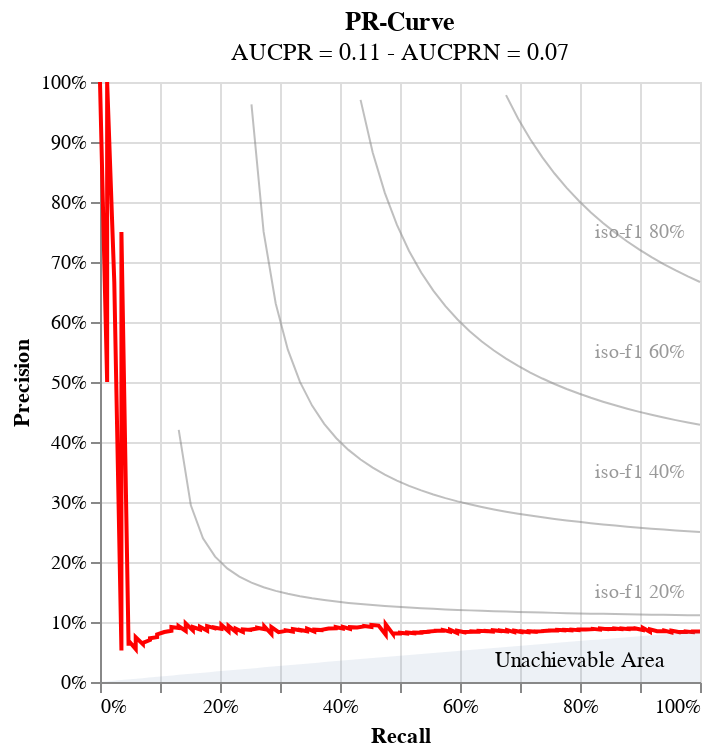

The cell this chart's notebook holds for it:
### Markdown cell above
#### Compute the PR curve

### Code cell
plot_iso_f_beta() + plot_pr_curve(y, probs, 'red')

### Figure 1 — Vega-Lite specification as saved in the notebook (floating-point values rounded to 4 significant figures; data arrays with more than 128 entries replaced by an {"elided": "..."} marker saying what was removed)
{"config": {"view": {"continuousWidth": 300, "continuousHeight": 300}}, "layer": [{"data": {"name": "data-5c99c4055587b57665b7741371210366"}, "mark": {"type": "line", "color": "grey", "opacity": 0.5, "size": 1}, "encoding": {"x": {"field": "recall", "title": "Recall", "type": "quantitative"}, "y": {"field": "precision", "title": "Precision", "type": "quantitative"}}}, {"data": {"name": "data-cf5713ffe225d43ff01f3d47aadc83a2"}, "mark": {"type": "text", "color": "grey", "opacity": 0.8, "size": 10, "text": "iso-f1 20%"}, "encoding": {"x": {"field": "x", "type": "quantitative"}, "y": {"field": "y", "type": "quantitative"}}}, {"layer": [{"data": {"name": "data-d99dd86c6e138025d203ae7c8800e9fa"}, "mark": {"type": "line", "color": "grey", "opacity": 0.5, "size": 1}, "encoding": {"x": {"field": "recall", "title": "Recall", "type": "quantitative"}, "y": {"field": "precision", "title": "Precision", "type": "quantitative"}}}, {"data": {"name": "data-673cea81d890553388c503176a9b1de6"}, "mark": {"type": "text", "color": "grey", "opacity": 0.8, "size": 10, "text": "iso-f1 40%"}, "encoding": {"x": {"field": "x", "type": "quantitative"}, "y": {"field": "y", "type": "quantitative"}}}]}, {"layer": [{"data": {"name": "data-0e5c191f4ee824b2fc735eeb567933fd"}, "mark": {"type": "line", "color": "grey", "opacity": 0.5, "size": 1}, "encoding": {"x": {"field": "recall", "title": "Recall", "type": "quantitative"}, "y": {"field": "precision", "title": "Precision", "type": "quantitative"}}}, {"data": {"name": "data-537098be044c883ba988d209d582b0f1"}, "mark": {"type": "text", "color": "grey", "opacity": 0.8, "size": 10, "text": "iso-f1 60%"}, "encoding": {"x": {"field": "x", "type": "quantitative"}, "y": {"field": "y", "type": "quantitative"}}}]}, {"layer": [{"data": {"name": "data-472cbe27fa5115b6663a1f80a948a43b"}, "mark": {"type": "line", "color": "grey", "opacity": 0.5, "size": 1}, "encoding": {"x": {"field": "recall", "title": "Recall", "type": "quantitative"}, "y": {"field": "precision", "title": "Precision", "type": "quantitative"}}}, {"data": {"name": "data-487065d2e914e3362a9388d192faf3a0"}, "mark": {"type": "text", "color": "grey", "opacity": 0.8, "size": 10, "text": "iso-f1 80%"}, "encoding": {"x": {"field": "x", "type": "quantitative"}, "y": {"field": "y", "type": "quantitative"}}}]}, {"layer": [{"data": {"name": "data-8ae4c5b91a9446025c50c06840ef4898"}, "mark": {"type": "line", "color": "red"}, "encoding": {"x": {"axis": {"format": "%", "title": "Recall"}, "field": "recall", "type": "quantitative"}, "y": {"axis": {"format": "%", "title": "Precision"}, "field": "precision", "type": "quantitative"}}, "title": {"text": "PR-Curve", "subtitle": "AUCPR = 0.11 - AUCPRN = 0.07"}}, {"data": {"name": "data-91a983af97fd66bd0e5ee0f06569a4a4"}, "mark": {"type": "area", "opacity": 0.1}, "encoding": {"x": {"axis": {"format": "%"}, "field": "recall", "type": "quantitative"}, "y": {"axis": {"format": "%"}, "field": "precision", "type": "quantitative"}}}, {"data": {"name": "data-3f5a9c3dfedb818fcb8239d33a3d3f81"}, "mark": {"type": "text", "text": "Unachievable Area"}, "encoding": {"x": {"field": "x", "type": "quantitative"}, "y": {"field": "y", "type": "quantitative"}}}]}], "$schema": "https://vega.github.io/schema/vega-lite/v5.14.1.json", "datasets": {"data-5c99c4055587b57665b7741371210366": [{"precision": 0.4203, "recall": 0.1312}, {"precision": 0.2944, "recall": 0.1514}, {"precision": 0.2396, "recall": 0.1716}, {"precision": 0.2089, "recall": 0.1918}, {"precision": 0.1893, "recall": 0.212}, {"precision": 0.1756, "recall": 0.2322}, {"precision": 0.1656, "recall": 0.2524}, {"precision": 0.1579, "recall": 0.2727}, {"precision": 0.1519, "recall": 0.2929}, {"precision": 0.1469, "recall": 0.3131}, {"precision": 0.1429, "recall": 0.3333}, {"precision": 0.1395, "recall": 0.3535}, {"precision": 0.1365, "recall": 0.3737}, {"precision": 0.134, "recall": 0.3939}, {"precision": 0.1318, "recall": 0.4141}, {"precision": 0.1299, "recall": 0.4343}, {"precision": 0.1282, "recall": 0.4545}, {"precision": 0.1267, "recall": 0.4747}, {"precision": 0.1253, "recall": 0.4949}, {"precision": 0.1241, "recall": 0.5151}, {"precision": 0.123, "recall": 0.5353}, {"precision": 0.122, "recall": 0.5555}, {"precision": 0.121, "recall": 0.5757}, {"precision": 0.1202, "recall": 0.5959}, {"precision": 0.1194, "recall": 0.6161}, {"precision": 0.1186, "recall": 0.6363}, {"precision": 0.118, "recall": 0.6565}, {"precision": 0.1173, "recall": 0.6767}, {"precision": 0.1168, "recall": 0.6969}, {"precision": 0.1162, "recall": 0.7171}, {"precision": 0.1157, "recall": 0.7373}, {"precision": 0.1152, "recall": 0.7576}, {"precision": 0.1148, "recall": 0.7778}, {"precision": 0.1143, "recall": 0.798}, {"precision": 0.1139, "recall": 0.8182}, {"precision": 0.1135, "recall": 0.8384}, {"precision": 0.1132, "recall": 0.8586}, {"precision": 0.1128, "recall": 0.8788}, {"precision": 0.1125, "recall": 0.899}, {"precision": 0.1122, "recall": 0.9192}, {"precision": 0.1119, "recall": 0.9394}, {"precision": 0.1116, "recall": 0.9596}, {"precision": 0.1114, "recall": 0.9798}, {"precision": 0.1111, "recall": 1.0}], "data-cf5713ffe225d43ff01f3d47aadc83a2": [{"x": 0.9, "y": 0.15}], "data-d99dd86c6e138025d203ae7c8800e9fa": [{"precision": 0.9626, "recall": 0.2524}, {"precision": 0.7506, "recall": 0.2727}, {"precision": 0.6308, "recall": 0.2929}, {"precision": 0.5538, "recall": 0.3131}, {"precision": 0.5002, "recall": 0.3333}, {"precision": 0.4606, "recall": 0.3535}, {"precision": 0.4303, "recall": 0.3737}, {"precision": 0.4063, "recall": 0.3939}, {"precision": 0.3868, "recall": 0.4141}, {"precision": 0.3707, "recall": 0.4343}, {"precision": 0.3572, "recall": 0.4545}, {"precision": 0.3456, "recall": 0.4747}, {"precision": 0.3356, "recall": 0.4949}, {"precision": 0.3269, "recall": 0.5151}, {"precision": 0.3193, "recall": 0.5353}, {"precision": 0.3125, "recall": 0.5555}, {"precision": 0.3065, "recall": 0.5757}, {"precision": 0.301, "recall": 0.5959}, {"precision": 0.2961, "recall": 0.6161}, {"precision": 0.2917, "recall": 0.6363}, {"precision": 0.2876, "recall": 0.6565}, {"precision": 0.2839, "recall": 0.6767}, {"precision": 0.2805, "recall": 0.6969}, {"precision": 0.2773, "recall": 0.7171}, {"precision": 0.2744, "recall": 0.7373}, {"precision": 0.2717, "recall": 0.7576}, {"precision": 0.2692, "recall": 0.7778}, {"precision": 0.2669, "recall": 0.798}, {"precision": 0.2647, "recall": 0.8182}, {"precision": 0.2627, "recall": 0.8384}, {"precision": 0.2607, "recall": 0.8586}, {"precision": 0.2589, "recall": 0.8788}, {"precision": 0.2572, "recall": 0.899}, {"precision": 0.2556, "recall": 0.9192}, {"precision": 0.2541, "recall": 0.9394}, {"precision": 0.2527, "recall": 0.9596}, {"precision": 0.2513, "recall": 0.9798}, {"precision": 0.25, "recall": 1.0}], "data-673cea81d890553388c503176a9b1de6": [{"x": 0.9, "y": 0.35}], "data-0e5c191f4ee824b2fc735eeb567933fd": [{"precision": 0.9702, "recall": 0.4343}, {"precision": 0.8826, "recall": 0.4545}, {"precision": 0.8152, "recall": 0.4747}, {"precision": 0.7618, "recall": 0.4949}, {"precision": 0.7184, "recall": 0.5151}, {"precision": 0.6825, "recall": 0.5353}, {"precision": 0.6522, "recall": 0.5555}, {"precision": 0.6264, "recall": 0.5757}, {"precision": 0.6041, "recall": 0.5959}, {"precision": 0.5847, "recall": 0.6161}, {"precision": 0.5676, "recall": 0.6363}, {"precision": 0.5524, "recall": 0.6565}, {"precision": 0.5389, "recall": 0.6767}, {"precision": 0.5267, "recall": 0.6969}, {"precision": 0.5158, "recall": 0.7171}, {"precision": 0.5058, "recall": 0.7373}, {"precision": 0.4967, "recall": 0.7576}, {"precision": 0.4884, "recall": 0.7778}, {"precision": 0.4807, "recall": 0.798}, {"precision": 0.4737, "recall": 0.8182}, {"precision": 0.4672, "recall": 0.8384}, {"precision": 0.4611, "recall": 0.8586}, {"precision": 0.4555, "recall": 0.8788}, {"precision": 0.4503, "recall": 0.899}, {"precision": 0.4454, "recall": 0.9192}, {"precision": 0.4408, "recall": 0.9394}, {"precision": 0.4364, "recall": 0.9596}, {"precision": 0.4324, "recall": 0.9798}, {"precision": 0.4286, "recall": 1.0}], "data-537098be044c883ba988d209d582b0f1": [{"x": 0.9, "y": 0.55}], "data-472cbe27fa5115b6663a1f80a948a43b": [{"precision": 0.9782, "recall": 0.6767}, {"precision": 0.9388, "recall": 0.6969}, {"precision": 0.9045, "recall": 0.7171}, {"precision": 0.8743, "recall": 0.7373}, {"precision": 0.8475, "recall": 0.7576}, {"precision": 0.8236, "recall": 0.7778}, {"precision": 0.8021, "recall": 0.798}, {"precision": 0.7826, "recall": 0.8182}, {"precision": 0.765, "recall": 0.8384}, {"precision": 0.7489, "recall": 0.8586}, {"precision": 0.7342, "recall": 0.8788}, {"precision": 0.7207, "recall": 0.899}, {"precision": 0.7082, "recall": 0.9192}, {"precision": 0.6966, "recall": 0.9394}, {"precision": 0.6859, "recall": 0.9596}, {"precision": 0.676, "recall": 0.9798}, {"precision": 0.6667, "recall": 1.0}], "data-487065d2e914e3362a9388d192faf3a0": [{"x": 0.9, "y": 0.75}], "data-8ae4c5b91a9446025c50c06840ef4898": {"elided": "1001 records"}, "data-91a983af97fd66bd0e5ee0f06569a4a4": [{"precision": 0.0, "recall": 0.0}, {"precision": 0.0009254, "recall": 0.0101}, {"precision": 0.001849, "recall": 0.0202}, {"precision": 0.002771, "recall": 0.0303}, {"precision": 0.003691, "recall": 0.0404}, {"precision": 0.00461, "recall": 0.05051}, {"precision": 0.005527, "recall": 0.06061}, {"precision": 0.006442, "recall": 0.07071}, {"precision": 0.007356, "recall": 0.08081}, {"precision": 0.008268, "recall": 0.09091}, {"precision": 0.009178, "recall": 0.101}, {"precision": 0.01009, "recall": 0.1111}, {"precision": 0.01099, "recall": 0.1212}, {"precision": 0.0119, "recall": 0.1313}, {"precision": 0.0128, "recall": 0.1414}, {"precision": 0.0137, "recall": 0.1515}, {"precision": 0.0146, "recall": 0.1616}, {"precision": 0.0155, "recall": 0.1717}, {"precision": 0.0164, "recall": 0.1818}, {"precision": 0.0173, "recall": 0.1919}, {"precision": 0.01819, "recall": 0.202}, {"precision": 0.01908, "recall": 0.2121}, {"precision": 0.01997, "recall": 0.2222}, {"precision": 0.02086, "recall": 0.2323}, {"precision": 0.02175, "recall": 0.2424}, {"precision": 0.02263, "recall": 0.2525}, {"precision": 0.02352, "recall": 0.2626}, {"precision": 0.0244, "recall": 0.2727}, {"precision": 0.02528, "recall": 0.2828}, {"precision": 0.02616, "recall": 0.2929}, {"precision": 0.02704, "recall": 0.303}, {"precision": 0.02791, "recall": 0.3131}, {"precision": 0.02879, "recall": 0.3232}, {"precision": 0.02966, "recall": 0.3333}, {"precision": 0.03053, "recall": 0.3434}, {"precision": 0.0314, "recall": 0.3535}, {"precision": 0.03227, "recall": 0.3636}, {"precision": 0.03314, "recall": 0.3737}, {"precision": 0.034, "recall": 0.3838}, {"precision": 0.03487, "recall": 0.3939}, {"precision": 0.03573, "recall": 0.404}, {"precision": 0.03659, "recall": 0.4141}, {"precision": 0.03745, "recall": 0.4242}, {"precision": 0.0383, "recall": 0.4343}, {"precision": 0.03916, "recall": 0.4444}, {"precision": 0.04002, "recall": 0.4545}, {"precision": 0.04087, "recall": 0.4646}, {"precision": 0.04172, "recall": 0.4747}, {"precision": 0.04257, "recall": 0.4848}, {"precision": 0.04342, "recall": 0.4949}, {"precision": 0.04426, "recall": 0.5051}, {"precision": 0.04511, "recall": 0.5152}, {"precision": 0.04595, "recall": 0.5253}, {"precision": 0.0468, "recall": 0.5354}, {"precision": 0.04764, "recall": 0.5455}, {"precision": 0.04848, "recall": 0.5556}, {"precision": 0.04931, "recall": 0.5657}, {"precision": 0.05015, "recall": 0.5758}, {"precision": 0.05099, "recall": 0.5859}, {"precision": 0.05182, "recall": 0.596}, {"precision": 0.05265, "recall": 0.6061}, {"precision": 0.05348, "recall": 0.6162}, {"precision": 0.05431, "recall": 0.6263}, {"precision": 0.05514, "recall": 0.6364}, {"precision": 0.05597, "recall": 0.6465}, {"precision": 0.05679, "recall": 0.6566}, {"precision": 0.05761, "recall": 0.6667}, {"precision": 0.05844, "recall": 0.6768}, {"precision": 0.05926, "recall": 0.6869}, {"precision": 0.06007, "recall": 0.697}, {"precision": 0.06089, "recall": 0.7071}, {"precision": 0.06171, "recall": 0.7172}, {"precision": 0.06252, "recall": 0.7273}, {"precision": 0.06334, "recall": 0.7374}, {"precision": 0.06415, "recall": 0.7475}, {"precision": 0.06496, "recall": 0.7576}, {"precision": 0.06577, "recall": 0.7677}, {"precision": 0.06658, "recall": 0.7778}, {"precision": 0.06738, "recall": 0.7879}, {"precision": 0.06819, "recall": 0.798}, {"precision": 0.06899, "recall": 0.8081}, {"precision": 0.06979, "recall": 0.8182}, {"precision": 0.07059, "recall": 0.8283}, {"precision": 0.07139, "recall": 0.8384}, {"precision": 0.07219, "recall": 0.8485}, {"precision": 0.07299, "recall": 0.8586}, {"precision": 0.07378, "recall": 0.8687}, {"precision": 0.07458, "recall": 0.8788}, {"precision": 0.07537, "recall": 0.8889}, {"precision": 0.07616, "recall": 0.899}, {"precision": 0.07695, "recall": 0.9091}, {"precision": 0.07774, "recall": 0.9192}, {"precision": 0.07853, "recall": 0.9293}, {"precision": 0.07931, "recall": 0.9394}, {"precision": 0.0801, "recall": 0.9495}, {"precision": 0.08088, "recall": 0.9596}, {"precision": 0.08166, "recall": 0.9697}, {"precision": 0.08244, "recall": 0.9798}, {"precision": 0.08322, "recall": 0.9899}, {"precision": 0.084, "recall": 1.0}], "data-3f5a9c3dfedb818fcb8239d33a3d3f81": [{"x": 0.8, "y": 0.0345}]}}
